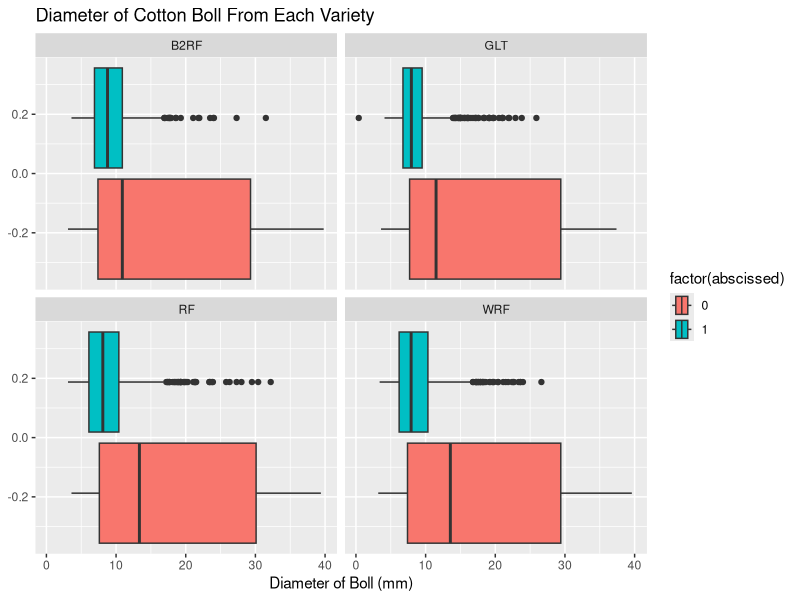
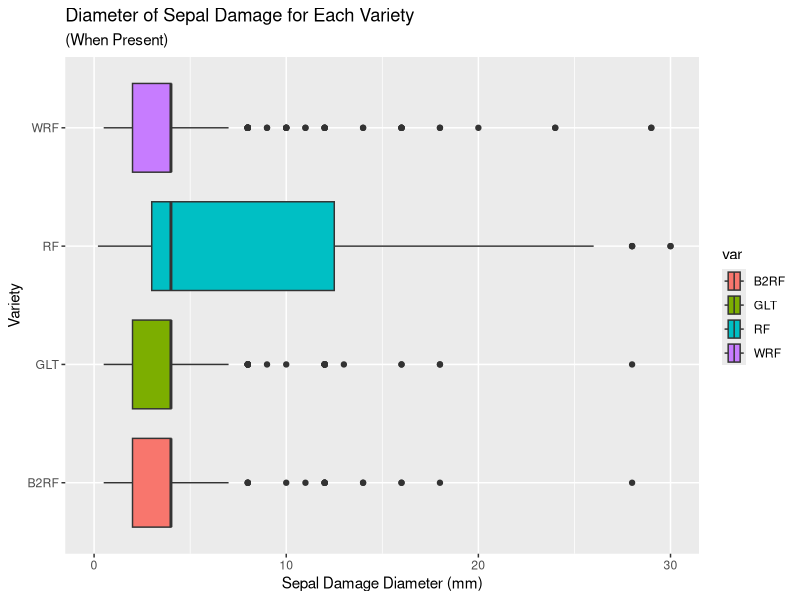
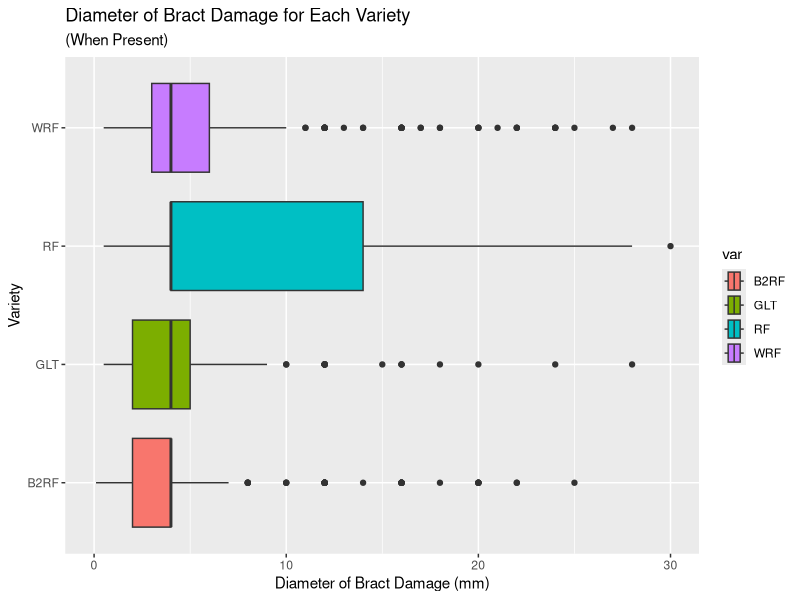
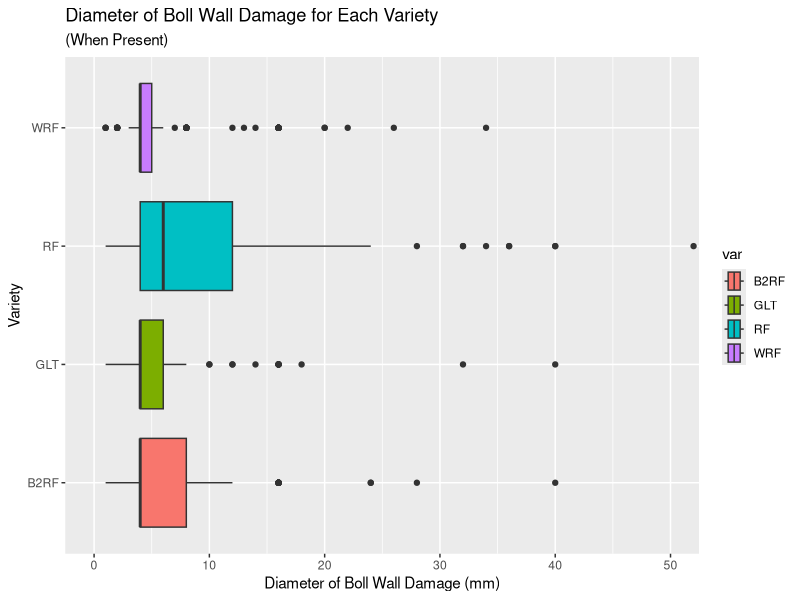
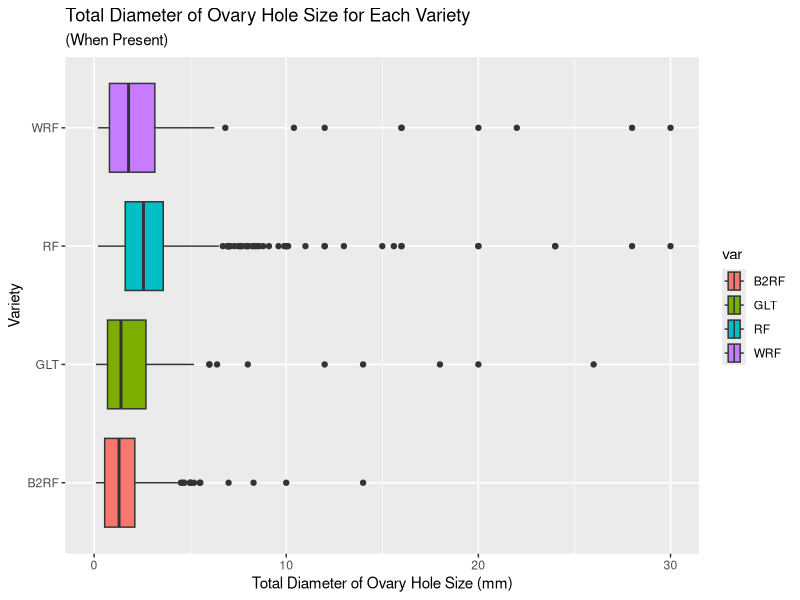
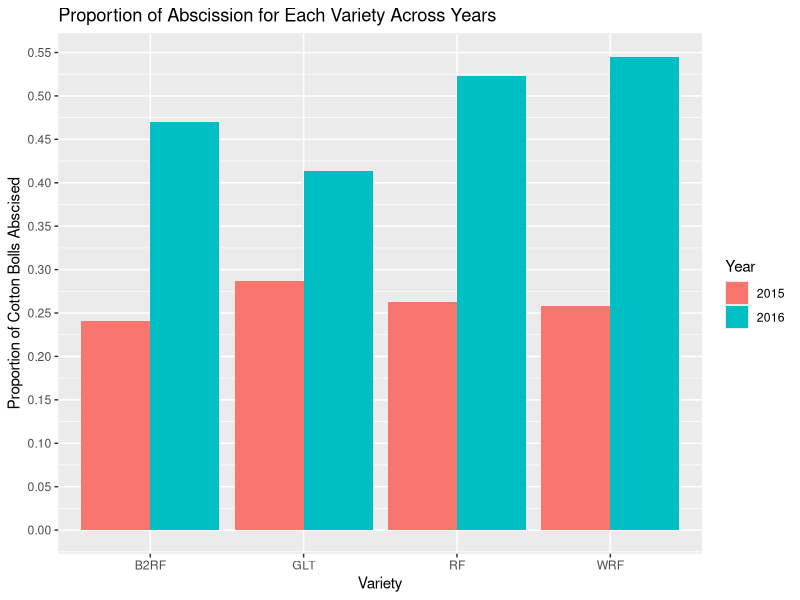
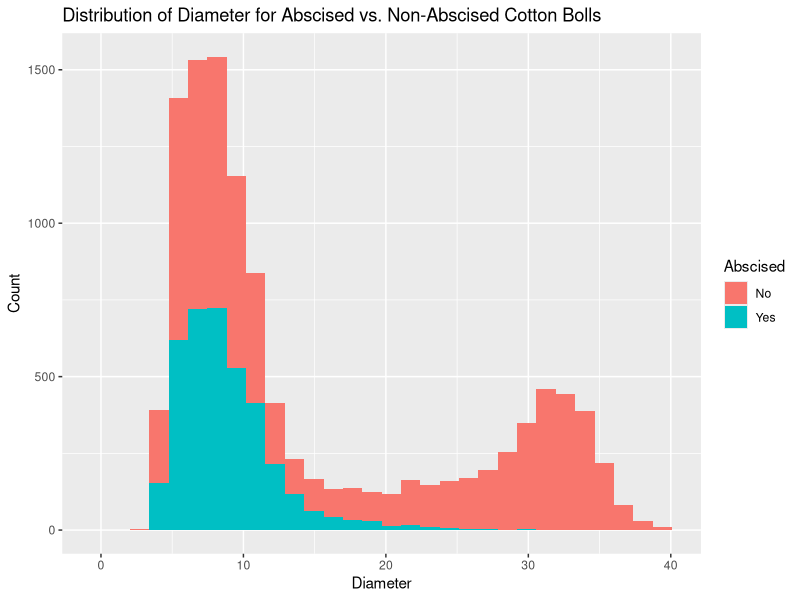
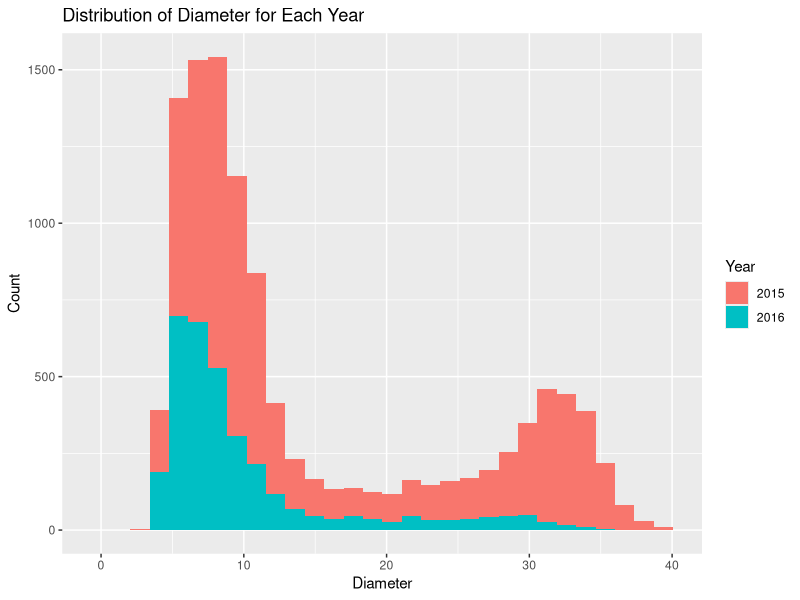

The R script that drew these images, in order:
## ---- chunk 1
library(tidyverse)
library(car)
library(stringr)
library(corrplot)
library(RColorBrewer)
## ---- chunk 2
cleandata <- read.csv("../Data/cleandata.csv", header = TRUE) %>% 
  mutate(ovaryHolesCount = ifelse(ovaryHolesSize == "0.0" | ovaryHolesSize == "0",
                                  0,
                                  str_count(ovaryHolesSize, ",") + 1))


## ---- chunk 3
table(cleandata$year, cleandata$abscissed)
## ---- chunk 4
#split data into test and train sets
set.seed(1829)
split <- sample(x = nrow(cleandata),size = nrow(cleandata)*.75)
train <- cleandata[split, ]
test <- cleandata[-split, ]

#report number of obs in each
paste0("The train data has ", nrow(train), " observations.")
paste0("The test data has ", nrow(test), " observations.")
## ---- chunk 5
write.csv(train, "../Data/train.csv", row.names = FALSE)
write.csv(test, "../Data/test.csv", row.names = FALSE)
## ---- chunk 6
train %>% filter(diameter < 50 & diameter > 0) %>%
  ggplot(aes(diameter, fill = factor(abscissed))) +
  geom_boxplot() +
  facet_wrap(~var) + 
  labs(title = "Diameter of Cotton Boll From Each Variety",
       x = "Diameter of Boll (mm)")
## ---- chunk 7
train %>% filter(diameter < 50 & sepal > 0) %>%
  ggplot(aes(sepal, var, fill = var)) +
  coord_cartesian(xlim = c(0, 30)) +
  geom_boxplot() + 
  labs(title = "Diameter of Sepal Damage for Each Variety",
       subtitle = "(When Present)",
       x = "Sepal Damage Diameter (mm)",
       y = "Variety")
## ---- chunk 8
train %>% filter(diameter < 50 & bract > 0) %>%
  ggplot(aes(bract, var, fill = var)) +
  coord_cartesian(xlim = c(0, 30)) +
  geom_boxplot() + 
  labs(title = "Diameter of Bract Damage for Each Variety",
       subtitle = "(When Present)",
       x = "Diameter of Bract Damage (mm)",
       y = "Variety")
## ---- chunk 9
train %>% filter(diameter < 50 & bollWall > 0) %>%
  ggplot(aes(bollWall, var, fill = var)) +
  coord_cartesian(xlim = c(0, 50)) +
  geom_boxplot() + 
  labs(title = "Diameter of Boll Wall Damage for Each Variety",
       subtitle = "(When Present)",
       x = "Diameter of Boll Wall Damage (mm)",
       y = "Variety")
## ---- chunk 10
train %>% filter(diameter < 50 & ovaryHolesSum > 0) %>%
  ggplot(aes(ovaryHolesSum, var, fill = var)) +
  coord_cartesian(xlim = c(0, 30)) +
  geom_boxplot() + 
  labs(title = "Total Diameter of Ovary Hole Size for Each Variety",
       subtitle = "(When Present)",
       x = "Total Diameter of Ovary Hole Size (mm)",
       y = "Variety")
## ---- chunk 11
table <- train %>% group_by(var, year) %>% summarise(Abscised = sum(abscissed)/n(), Not_Abscised = (n() - sum(abscissed))/n())
table %>% ggplot(aes(x = var, y = Abscised, fill = factor(year))) + 
  geom_col(position = "dodge") + 
  scale_y_continuous(n.breaks = 12) + 
  labs(title = "Proportion of Abscission for Each Variety Across Years",
       x = "Variety",
       y = "Proportion of Cotton Bolls Abscised",
       fill = "Year")
## ---- chunk 12
train %>% filter(diameter < 50 & diameter > 0) %>% ggplot(aes(x = diameter, fill = factor(abscissed))) + 
  geom_histogram() + 
  labs(title = "Distribution of Diameter for Abscised vs. Non-Abscised Cotton Bolls",
       x = "Diameter",
       y = "Count",
       fill = "Abscised") + 
  scale_fill_discrete(labels = c("No", "Yes"))


train %>% filter(diameter < 50 & diameter > 0) %>% ggplot(aes(x = diameter, fill = factor(year))) + 
  geom_histogram() + 
  labs(title = "Distribution of Diameter for Each Year",
       x = "Diameter",
       y = "Count",
       fill = "Year")
## ---- chunk 13
a <- summary(train$diameter)
b <- summary(train$sepal)
c <- summary(train$bract)
d <- summary(train$bollWall)
e <- summary(train$ovaryHolesCount)
f <- summary(train$ovaryHolesSum)

list(diameter = a, 
     sepal = b,
     bract = c,
     bollWall = d,
     ovaryHolesCount = e,
     ovaryHolesSum = f)
## ---- chunk 14
# look at observations > 0
filtrain <- train %>% filter(diameter < 50 & diameter > 0 &
                               sepal > 0 & 
                               bract > 0 & 
                               bollWall > 0 & 
                               ovaryHolesCount > 0 & 
                               ovaryHolesSum > 0)

# correlation matrix
correlation <- cor(filtrain[c(6:10,25)])
correlation

# colorful correlation plot
corrplot(correlation, type="upper", order="hclust",
         col=brewer.pal(n=8, name="RdYlBu"))
